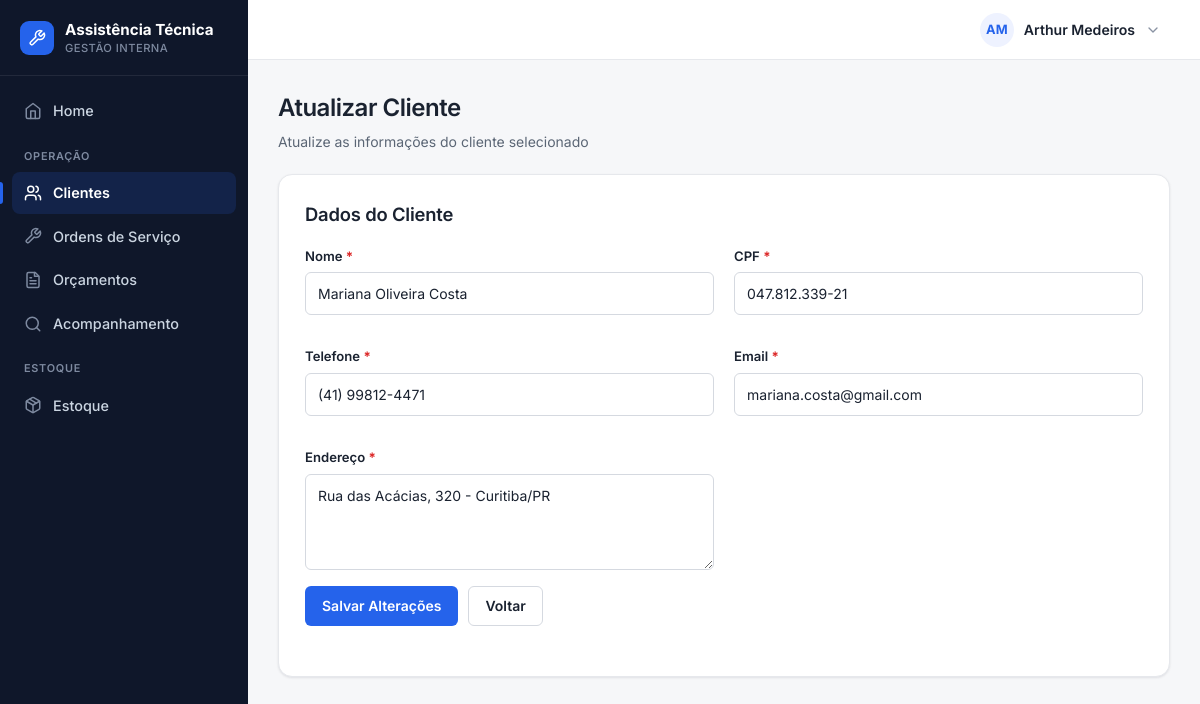
Screenshot of /clientes/atualizar/1 (signed in) with the database file from the repository.
### tables this page shows
CREATE TABLE clientes (
    id INTEGER PRIMARY KEY AUTOINCREMENT,
    nome TEXT NOT NULL,
    cpf TEXT UNIQUE,
    telefone TEXT,
    email TEXT,
    endereco TEXT
, data_cadastro TEXT);

### routes/cadastro.py (the view)
@cadastro_bp.route("/clientes/atualizar/<int:id>", methods=["GET"])
def pagina_atualizar_cliente(id):
    conexao = conectar()
    cursor = conexao.cursor()
    cursor.execute("SELECT * FROM clientes WHERE id = ?", (id,))
    cliente = cursor.fetchone()
    conexao.close()
    if cliente is None:
        flash("Cliente não encontrado.", "erro")
        return redirect("/cadastro")
    return render_template("editar_clientes.html", cliente=cliente)

### app.py (called while the page is built)
@app.context_processor
def injetar_alertas_estoque():
    if "funcionario_id" not in session:
        return {"alerta_estoque_baixo": 0}
    conexao = conectar()
    total = conexao.execute(
        "SELECT COUNT(*) FROM pecas WHERE quantidade <= estoque_minimo"
    ).fetchone()[0]
    conexao.close()
    return {"alerta_estoque_baixo": total}

def tem_permissao(perfil, *perfis):
    return perfil in perfis

@app.context_processor
def injetar_permissoes():
    perfil = session.get("funcionario_perfil")
    return {
        "perfil_atual": perfil,
        "pode": lambda *perfis: tem_permissao(perfil, *perfis),
    }

@app.before_request
def proteger_rotas():
    rotas_livres = (
        "/login",
        "/acompanhamento",
        "/static",
    )
    if request.path.startswith(rotas_livres):
        return None
    if request.path == "/funcionarios/cadastrar" and _sem_funcionarios():
        return None
    if "funcionario_id" not in session:
        return redirect("/login")
    perfil_atual = session.get("funcionario_perfil")
    if perfil_atual not in TODOS:
        session.clear()
        flash("Perfil de acesso invalido. Faca login com uma conta da equipe.", "erro")
        return redirect("/login")
    permitido = PERMISSOES.get(request.endpoint)
    if permitido is not None and perfil_atual not in permitido:
        flash("Você não tem permissão para acessar esta área.", "erro")
        return redirect("/")
    return None

### database.py (called while the page is built)
def _coluna_existe(conexao, tabela, coluna):
    colunas = conexao.execute(f"PRAGMA table_info({tabela})").fetchall()
    return any(item["name"] == coluna for item in colunas)

def conectar():
    conexao = sqlite3.connect("database/sistema.db")
    conexao.row_factory = sqlite3.Row
    conexao.execute("PRAGMA foreign_keys = ON")
    _garantir_schema(conexao)
    return conexao

### templates/editar_clientes.html (shortened to what this page needs)
{% extends "base.html" %}
{% block css %}
    <link rel="stylesheet" href="{{ url_for('static', filename='css/editar_clientes.css') }}">
{% endblock %}
{% block conteudo %}
<div class="page-head">
    <h1>Atualizar Cliente</h1>
    <p>Atualize as informações do cliente selecionado</p>
</div>
<div class="card">
    <h2>Dados do Cliente</h2>
    <form action="/clientes/atualizar/{{ cliente['id'] }}" method="POST">
        <div class="form-grid">
            <div class="form-group">
                <label>Nome <span class="obrigatorio" title="Campo obrigatório">*</span></label>
                <input type="text" name="nome" value="{{ cliente['nome'] }}" required>
            </div>
            <div class="form-group">
                <label>CPF <span class="obrigatorio" title="Campo obrigatório">*</span></label>
                <input type="text" name="cpf" value="{{ cliente['cpf'] }}" required>
            </div>
            <div class="form-group">
                <label>Telefone <span class="obrigatorio" title="Campo obrigatório">*</span></label>
                <input type="text" name="telefone" value="{{ cliente['telefone'] }}" required>
            </div>
            <div class="form-group">
                <label>Email <span class="obrigatorio" title="Campo obrigatório">*</span></label>
                <input type="email" name="email" value="{{ cliente['email'] }}" required>
            </div>
            <div class="form-group">
                <label>Endereço <span class="obrigatorio" title="Campo obrigatório">*</span></label>
                <textarea name="endereco" required>{{ cliente['endereco'] }}</textarea>
            </div>
        </div>
        <div class="botoes">
            <button type="submit">Salvar Alterações</button>
            <a href="/cadastro" class="voltar">Voltar</a>
        </div>
    </form>
</div>
{% endblock %}

### static/css/global.css (style rules this page uses)
:root { --bg: #f6f7f9; --surface: #ffffff; --surface-2: #f9fafb; --border: #e6e8ec; --border-strong: #d5d9e0; --ink: #1a2230; --muted: #5b6675; --subtle: #8a93a3; --primary: #2563eb; --primary-hover: #1d4ed8; --primary-soft: #eef2ff; --success: #16a34a; --success-soft: #dcfce7; --warning: #d97706; --warning-soft: #fef3c7; --danger: #dc2626; --danger-hover: #b91c1c; --danger-soft: #fee2e2; --sidebar: #0f172a; --sidebar-ink: #cbd5e1; --sidebar-muted: #7e8aa0; --s-1: 4px; --s-2: 8px; --s-3: 12px; --s-4: 16px; --s-5: 20px; --s-6: 24px; --s-8: 32px; --r-sm: 6px; --r-md: 10px; --r-lg: 14px; --r-pill: 999px; --shadow-sm: 0 1px 2px rgba(16, 24, 40, 0.04), 0 1px 3px rgba(16, 24, 40, 0.06); --shadow-md: 0 4px 12px rgba(16, 24, 40, 0.08); --azul-900: #0f172a; --azul-800: #1e293b; --azul-700: #2563eb; --azul-600: #2563eb; --azul-500: #2563eb; --azul-100: #eef2ff; --azul-50: #f9fafb; --branco: #ffffff; --cinza-900: #1a2230; --cinza-700: #5b6675; --cinza-500: #8a93a3; --cinza-200: #e6e8ec; --cinza-100: #f1f3f6; --verde-100: #dcfce7; --verde-700: #166534; --amarelo-100: #fef3c7; --amarelo-700: #92400e; --vermelho-100: #fee2e2; --vermelho-700: #991b1b; --sombra: var(--shadow-sm); --raio: var(--r-md); }
* { box-sizing: border-box; }
body { min-height: 100vh; margin: 0; font-family: "Inter", -apple-system, BlinkMacSystemFont, "Segoe UI", Roboto, Arial, sans-serif; font-size: 14px; line-height: 1.5; color: var(--ink); background: var(--bg); -webkit-font-smoothing: antialiased; text-rendering: optimizeLegibility; }
h1, h2, h3, h4 { color: var(--ink); font-weight: 600; letter-spacing: -0.01em; }
h2 { margin: 0 0 18px; font-size: 1.15rem; }
a { color: var(--primary); text-decoration: none; }
.container, .card { background: var(--surface); border: 1px solid var(--border); border-radius: var(--r-lg); box-shadow: var(--shadow-sm); }
.card { padding: clamp(18px, 3vw, 26px); }
.acoes-topo, .botoes, .form-botao { display: flex; flex-wrap: wrap; gap: 10px; align-items: center; }
.btn, button, .voltar, .editar, .excluir { display: inline-flex; align-items: center; justify-content: center; gap: 8px; min-height: 40px; padding: 9px 16px; border: 1px solid transparent; border-radius: var(--r-sm); color: #fff; background: var(--primary); text-decoration: none; font: inherit; font-weight: 600; line-height: 1; cursor: pointer; white-space: nowrap; transition: background-color 0.15s ease, border-color 0.15s ease, box-shadow 0.15s ease, color 0.15s ease; }
.btn--secondary, .btn-home, .voltar, .editar { background: var(--surface); color: var(--ink); border-color: var(--border-strong); }
form { margin: 0 0 24px; }
.form-grid { display: grid; grid-template-columns: repeat(2, minmax(0, 1fr)); gap: 16px 20px; }
.campo, .form-group { display: flex; flex-direction: column; gap: 6px; margin-bottom: 16px; }
label { color: var(--ink); font-weight: 600; font-size: 0.82rem; }
input, select, textarea { width: 100%; min-height: 42px; padding: 10px 12px; color: var(--ink); background: var(--surface); border: 1px solid var(--border-strong); border-radius: var(--r-sm); font: inherit; transition: border-color 0.15s ease, box-shadow 0.15s ease; }
input::placeholder, textarea::placeholder { color: var(--subtle); }
textarea { min-height: 96px; resize: vertical; }
.obrigatorio { color: var(--danger); font-weight: 700; }

### static/css/layout.css (style rules this page uses)
.page-head { margin: 0 0 22px; }
.page-head h1 { margin: 0; color: var(--ink); font-size: clamp(1.25rem, 2vw, 1.6rem); font-weight: 600; letter-spacing: -0.02em; }
.page-head p { margin: 5px 0 0; color: var(--muted); }

### rows the page displays
clientes: nome "Mariana Oliveira Costa", cpf "047.812.339-21", telefone "(41) 99812-4471", email "mariana.costa@gmail.com", endereco "Rua das Acácias, 320 - Curitiba/PR"

### other values shown
{{ iniciais }} "AM"
{{ nome_usuario }} "Arthur Medeiros"
